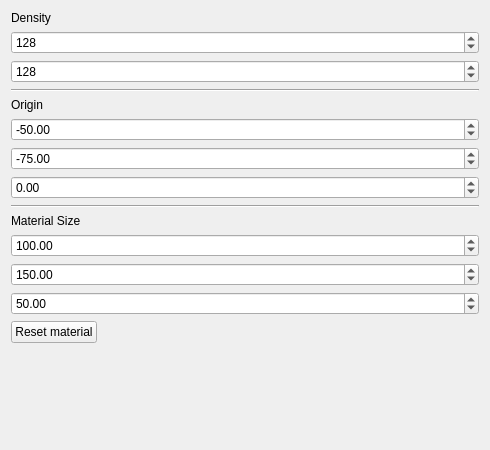
<?xml version="1.0" encoding="UTF-8"?>
<ui version="4.0">
 <class>MaterialSettingsForm</class>
 <widget class="QWidget" name="MaterialSettingsForm">
  <property name="geometry">
   <rect>
    <x>0</x>
    <y>0</y>
    <width>490</width>
    <height>450</height>
   </rect>
  </property>
  <property name="windowTitle">
   <string>Form</string>
  </property>
  <layout class="QVBoxLayout" name="verticalLayout_4">
   <item>
    <layout class="QVBoxLayout" name="verticalLayout_3">
     <item>
      <widget class="QLabel" name="label_3">
       <property name="text">
        <string>Density</string>
       </property>
      </widget>
     </item>
     <item>
      <widget class="QSpinBox" name="densityX">
       <property name="minimum">
        <number>1</number>
       </property>
       <property name="maximum">
        <number>1024</number>
       </property>
       <property name="value">
        <number>128</number>
       </property>
      </widget>
     </item>
     <item>
      <widget class="QSpinBox" name="densityY">
       <property name="minimum">
        <number>1</number>
       </property>
       <property name="maximum">
        <number>1024</number>
       </property>
       <property name="value">
        <number>128</number>
       </property>
      </widget>
     </item>
    </layout>
   </item>
   <item>
    <widget class="Line" name="line_2">
     <property name="orientation">
      <enum>Qt::Horizontal</enum>
     </property>
    </widget>
   </item>
   <item>
    <layout class="QVBoxLayout" name="verticalLayout">
     <item>
      <widget class="QLabel" name="label">
       <property name="text">
        <string>Origin</string>
       </property>
      </widget>
     </item>
     <item>
      <widget class="QDoubleSpinBox" name="originX">
       <property name="minimum">
        <double>-9999.989999999999782</double>
       </property>
       <property name="maximum">
        <double>9999.989999999999782</double>
       </property>
       <property name="value">
        <double>-50.000000000000000</double>
       </property>
      </widget>
     </item>
     <item>
      <widget class="QDoubleSpinBox" name="originY">
       <property name="minimum">
        <double>-9999.989999999999782</double>
       </property>
       <property name="maximum">
        <double>9999.989999999999782</double>
       </property>
       <property name="value">
        <double>-75.000000000000000</double>
       </property>
      </widget>
     </item>
     <item>
      <widget class="QDoubleSpinBox" name="originZ">
       <property name="minimum">
        <double>-9999.989999999999782</double>
       </property>
       <property name="maximum">
        <double>9999.989999999999782</double>
       </property>
      </widget>
     </item>
    </layout>
   </item>
   <item>
    <widget class="Line" name="line">
     <property name="orientation">
      <enum>Qt::Horizontal</enum>
     </property>
    </widget>
   </item>
   <item>
    <layout class="QVBoxLayout" name="verticalLayout_2">
     <item>
      <widget class="QLabel" name="label_2">
       <property name="text">
        <string>Material Size</string>
       </property>
      </widget>
     </item>
     <item>
      <widget class="QDoubleSpinBox" name="matX">
       <property name="minimum">
        <double>0.010000000000000</double>
       </property>
       <property name="maximum">
        <double>9999.989999999999782</double>
       </property>
       <property name="value">
        <double>100.000000000000000</double>
       </property>
      </widget>
     </item>
     <item>
      <widget class="QDoubleSpinBox" name="matY">
       <property name="minimum">
        <double>0.010000000000000</double>
       </property>
       <property name="maximum">
        <double>9999.989999999999782</double>
       </property>
       <property name="value">
        <double>150.000000000000000</double>
       </property>
      </widget>
     </item>
     <item>
      <widget class="QDoubleSpinBox" name="matZ">
       <property name="minimum">
        <double>0.010000000000000</double>
       </property>
       <property name="maximum">
        <double>9999.989999999999782</double>
       </property>
       <property name="value">
        <double>50.000000000000000</double>
       </property>
      </widget>
     </item>
    </layout>
   </item>
   <item>
    <layout class="QHBoxLayout" name="horizontalLayout">
     <item>
      <widget class="QPushButton" name="resetMaterialBtn">
       <property name="text">
        <string>Reset material</string>
       </property>
      </widget>
     </item>
     <item>
      <spacer name="horizontalSpacer">
       <property name="orientation">
        <enum>Qt::Horizontal</enum>
       </property>
       <property name="sizeHint" stdset="0">
        <size>
         <width>40</width>
         <height>20</height>
        </size>
       </property>
      </spacer>
     </item>
    </layout>
   </item>
   <item>
    <spacer name="verticalSpacer">
     <property name="orientation">
      <enum>Qt::Vertical</enum>
     </property>
     <property name="sizeHint" stdset="0">
      <size>
       <width>20</width>
       <height>200</height>
      </size>
     </property>
    </spacer>
   </item>
  </layout>
 </widget>
 <tabstops>
  <tabstop>densityX</tabstop>
  <tabstop>densityY</tabstop>
  <tabstop>originX</tabstop>
  <tabstop>originY</tabstop>
  <tabstop>originZ</tabstop>
  <tabstop>matX</tabstop>
  <tabstop>matY</tabstop>
  <tabstop>matZ</tabstop>
  <tabstop>resetMaterialBtn</tabstop>
 </tabstops>
 <resources/>
 <connections/>
</ui>
